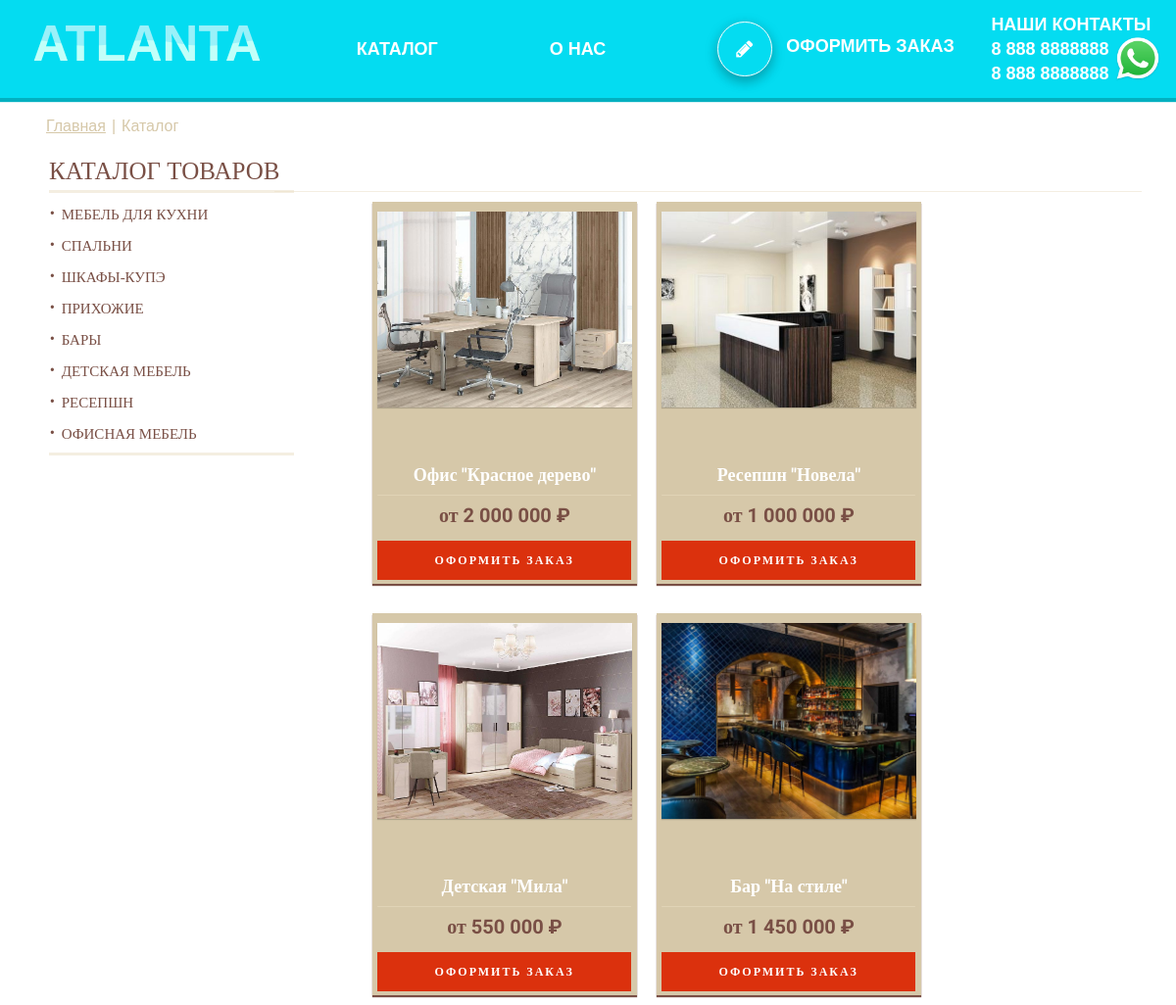
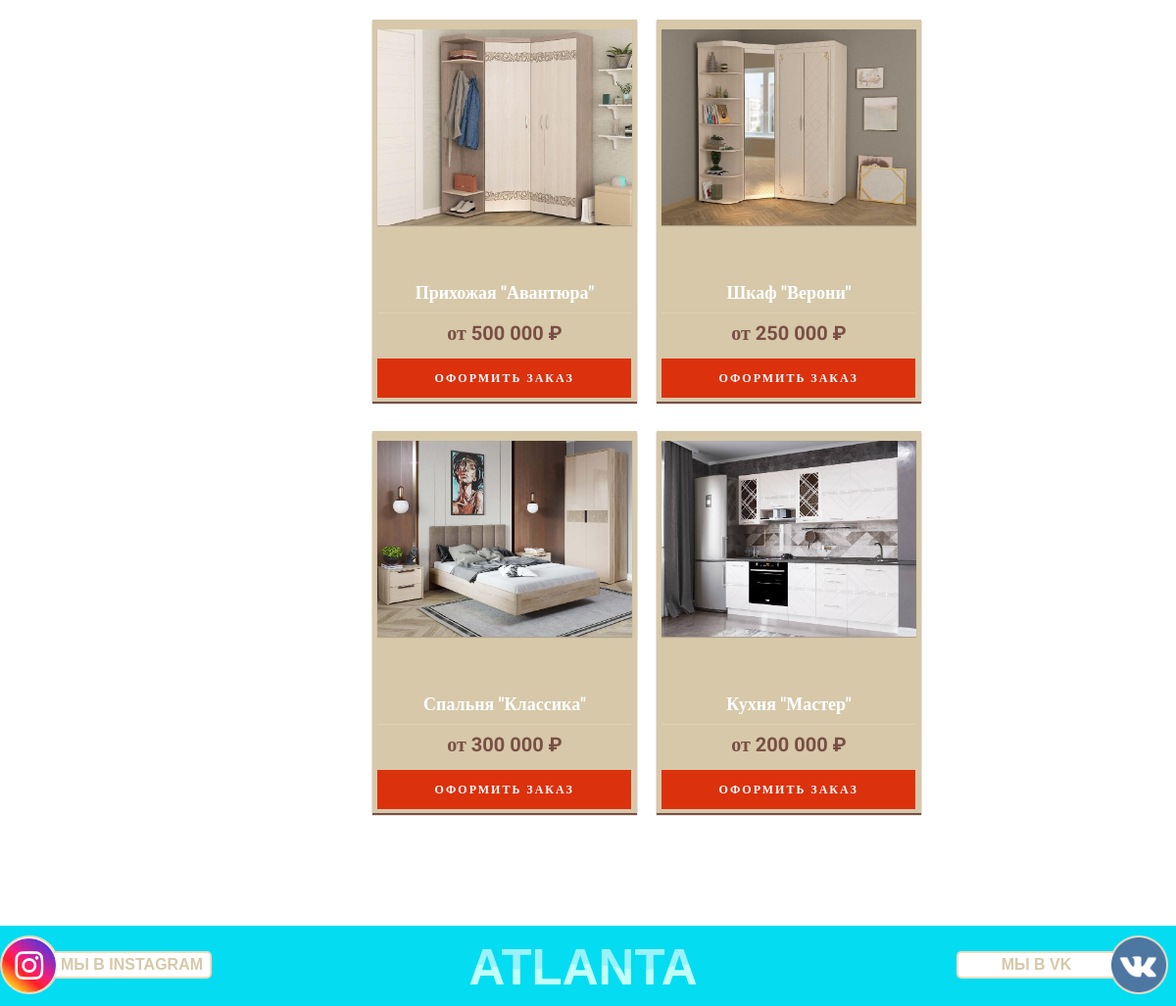
The app's page /catalog/, older data (2 pictures, top to bottom).
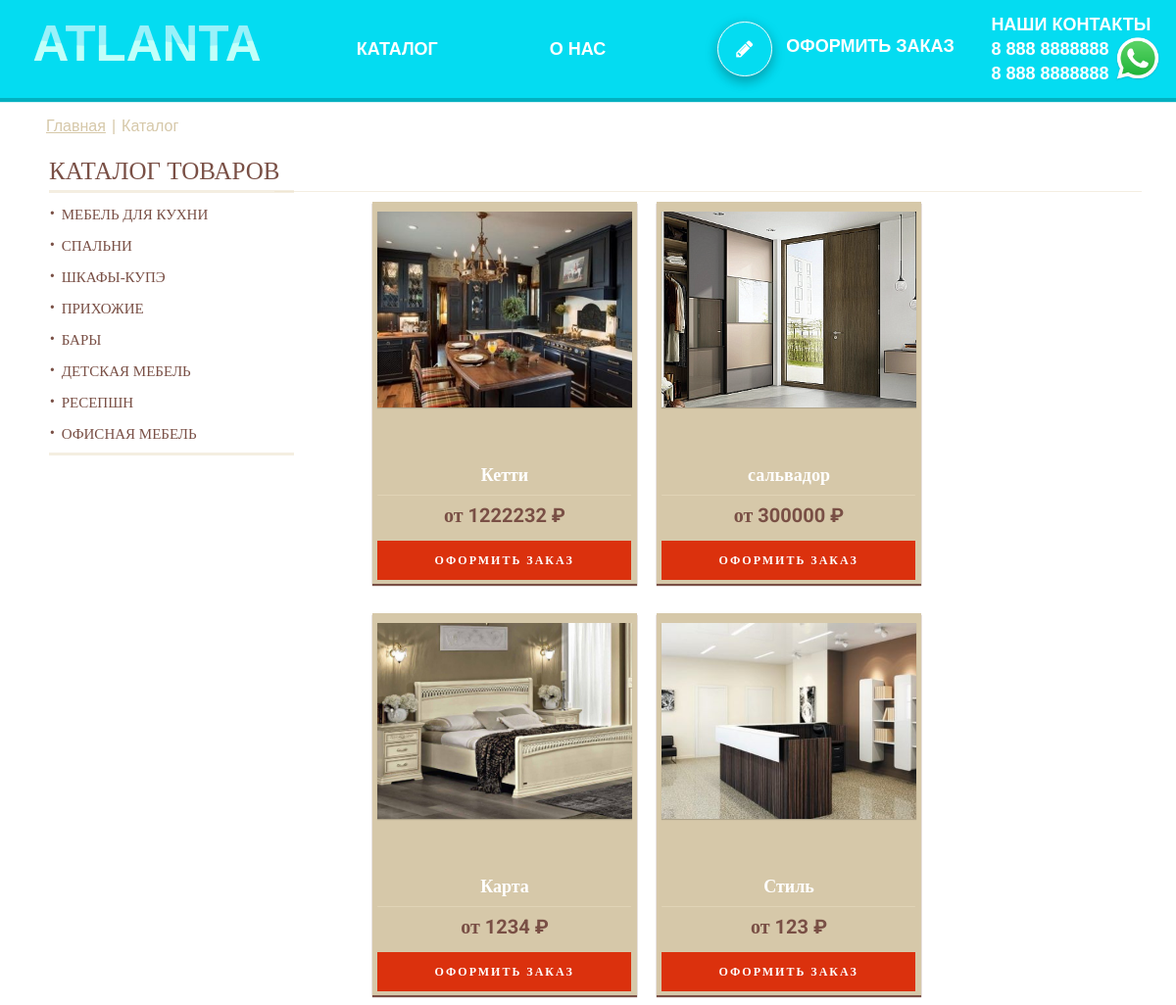
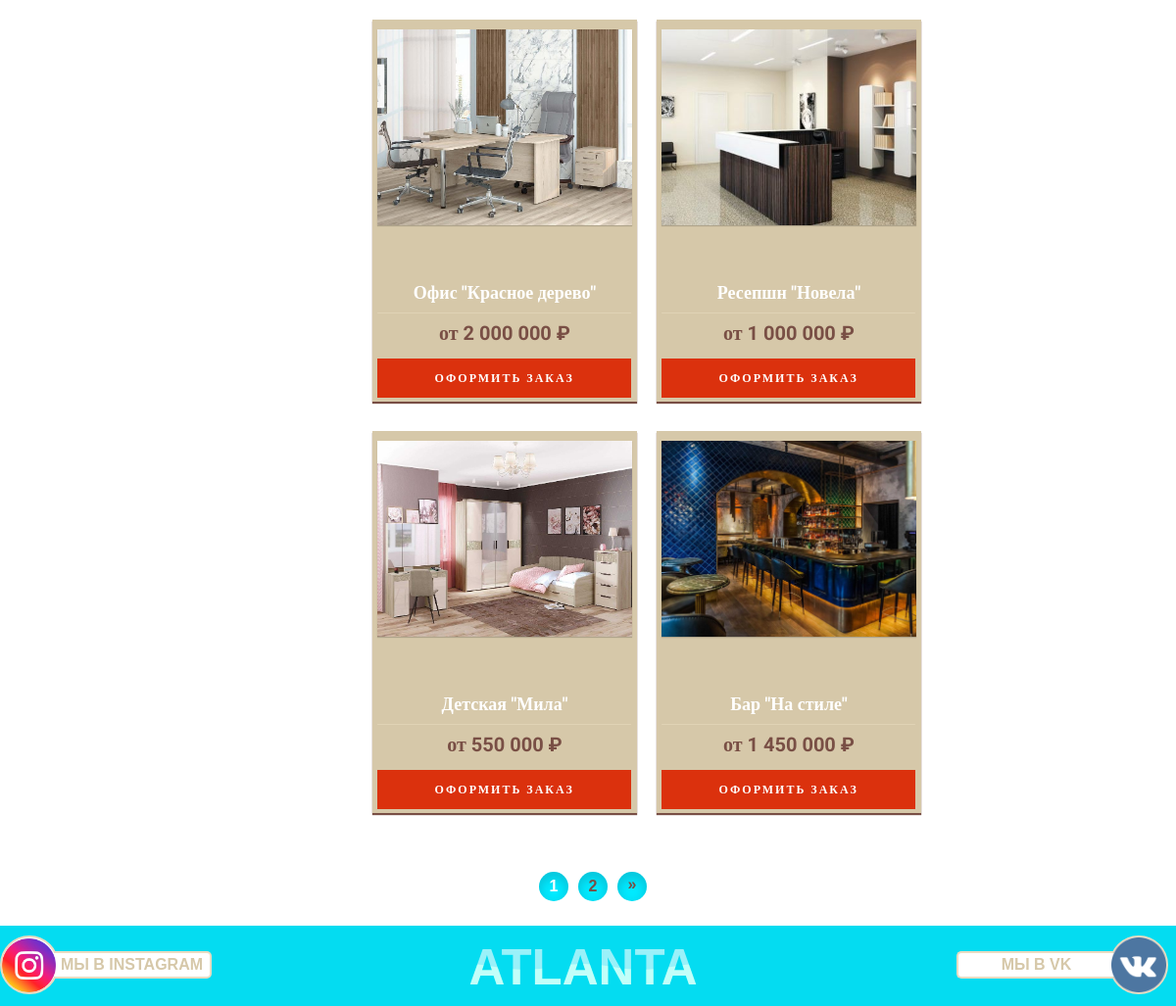
The same page, newer data (2 pictures, top to bottom).
### order/models.py (models this page shows, shortened)
class NewCategoryOrder(models.Model):
    cat_order_title = models.CharField(max_length=200, verbose_name='Название категории')
    cat_order_fk = models.ForeignKey('NewCategory', on_delete=models.PROTECT)
    slug = models.SlugField(max_length=200, unique=True, db_index=True, verbose_name='URL')
    def __str__(self):
        return self.cat_order_title
    def get_absolute_url(self):
        return reverse('category', kwargs={'cat_slug': self.slug})
    class Meta:
        verbose_name = "подкатегорию"
        verbose_name_plural = "подкатегории"

class OrderNew(models.Model):
    order_main_img = models.ImageField(upload_to='car_img_order/%Y/%m/%d/', verbose_name='Главная картинка')
    order_main_img_mini = models.ImageField(upload_to='car_img_order/%Y/%m/%d/', verbose_name='Картинка брэнда',
                                            null=True, blank=True)
    slug = models.SlugField(max_length=200, unique=True, db_index=True, verbose_name='URL')
    order_main_title = models.CharField(max_length=250, verbose_name='Название товара')
    order_dop_title1 = models.CharField(max_length=400, verbose_name='Доп-характеристика№1', blank=True)
    order_dop_title2 = models.CharField(max_length=400, verbose_name='Значение доп-характеристики№1', blank=True)
    order_dop_title3 = models.CharField(max_length=400, verbose_name='Доп-характеристика2', blank=True)
    order_dop_title4 = models.CharField(max_length=400, verbose_name='Значение доп-характеристики№2', blank=True)
    order_dop_title5 = models.CharField(max_length=400, verbose_name='Доп-характеристика3', blank=True)
    order_dop_title6 = models.CharField(max_length=400, verbose_name='Значение доп-характеристики№3', blank=True)
    order_img_2 = models.ImageField(upload_to='car_img_order/%Y/%m/%d/', verbose_name='Вторая картинка',
                                    null=True, blank=True)
    order_img_3 = models.ImageField(upload_to='car_img_order/%Y/%m/%d/', verbose_name='Третья картинка',
                                    null=True, blank=True)
    order_img_4 = models.ImageField(upload_to='car_img_order/%Y/%m/%d/', verbose_name='Четвёртая картинка',
                                    null=True, blank=True)
    order_img_5 = models.ImageField(upload_to='car_img_order/%Y/%m/%d/', verbose_name='Пятая картинка',
                                    null=True, blank=True)
    order_img_6 = models.ImageField(upload_to='car_img_order/%Y/%m/%d/', verbose_name='Шестая картинка',
                                    null=True, blank=True
                                    )
    cat = models.ForeignKey('NewCategoryOrder', on_delete=models.PROTECT, verbose_name='Категория')
    order_price = models.CharField(max_length=50, verbose_name='Цена товара')
    order_text = models.TextField(verbose_name='Описание')
    order_maim_date_add = models.DateTimeField(auto_now_add=True, verbose_name='Время создания')
    order_maim_date = models.DateTimeField(auto_now=True, verbose_name='Время изменения')
    order_is_published = models.BooleanField(default=True, verbose_name='Статус Опубликован/Не опубликован')
    def get_absolute_url(self):
        return reverse('category', kwargs={'post_slug': self.slug, 'cat_slug': self.cat.slug})
    class Meta:
        verbose_name = "карточку товара"
        verbose_name_plural = "карточки товара"
        ordering = ['-order_maim_date_add']

### WWT/views.py (the view)
# urls.py: path('catalog/', Catalog.as_view(), name='catalog'),
class Catalog(ListView):
    paginate_by = 8
    model = OrderNew
    template_name = 'WWT/catalog.html'
    context_object_name = 'ord_new'
    def get_context_data(self, *, object_list=None, **kwargs):
        context = super().get_context_data(**kwargs)
        context['title'] = 'Каталог'
        context['cat_selected'] = 0
        context['menu'] = menu
        context['form_product'] = form_product
        return context
    def get_queryset(self):
        return OrderNew.objects.filter(order_is_published=True).select_related('cat')

### WWT/templatetags/blog_tags.py (called while the page is built)
@register.inclusion_tag('WWT/list_category.html')
def ShowCategory(sort=None, cat_selected=0):
    if not sort:
        cats = NewCategoryOrder.objects.all()
    else:
        cats = NewCategoryOrder.objects.order_by(sort)
    print(cats)
    return {'cats': cats, 'cat_selected': cat_selected}

### templates/WWT/catalog.html (shortened to what the changed rows need)
<!DOCTYPE html>
{% load static %}
{% load blog_tags %}
<html lang="ru">
<head>
    <link rel="stylesheet" href="{% static 'css/style_catalog.css' %}">
</head>
<body>
<div class="wrapper">
                <li class="header__link3">{% include 'WWT/form3.html' %}</li>
    <main class="main">
        <aside class="sidebar">
            <ul>
                {% ShowCategory cat_selected=cat_selected %}
            </ul>
        </aside>
        <section class="content">
            <div class="products__items">
                {% for product in ord_new %}
                <div class="products__item">
                    <a href="{{ product.get_absolute_url }}" class="product_item_a">
                        <div class="products__image">
                            <img src="{{ product.order_main_img.url }}" alt="">
                        </div>
                        <div class="products__name">{{ product.order_main_title }}</div>
                        <hr class="hr_price">
                        <div class="price_order">от {{ product.order_price }} ₽</div>
                        <div class="products__button">ОФОРМИТЬ ЗАКАЗ</div>
                    </a>
                </div>
                {% endfor %}
            </div>
        </section>
    </main>
    <footer class="footer">
        <div class="container">
            <div class="logo_footer">
                {% if page_obj.has_other_pages %}
                <div class="position_page_bar">
                    <ul class="ul_page">
                        {% if page_obj.has_previous %}
                        <a class="page_num_1" href="?page={{ page_obj.previous_page_number }}">
                            <li class="page_num">
                                &laquo;
                            </li>
                        </a>
                        {% else %}
                        <li class="page_num_hidden">
                        </li>
                        {% endif %}
                        {% for page in paginator.page_range %}
                        {% if page_obj.number == page %}
                        <li class="page_num_selected">{{ page }}</li>
                        {% elif page >= page_obj.number|add:-2 and page <= page_obj.number|add:2 %}
                        <a class="page_num_a" href="?page={{ page }}">
                            <li class="page_num">
                                {{ page }}
                            </li>
                        </a>
                        {% endif %}
                        {% endfor %}
                        {% if page_obj.has_next %}
                        <a class="page_num_3" href="?page={{ page_obj.next_page_number }}">
                            <li class="page_num">
                                &raquo;
                            </li>
                        </a>
                        {% else %}
                        <li class="page_num_hidden2">
                            &laquo;
                        </li>
                        {% endif %}
                    </ul>
                </div>
                {% endif %}
            </div>
        </div>
    </footer>
</div>
</body>
</html>

### templates/WWT/list_category.html (shortened to what this page needs)
{% if cat_selected == 0 %}
<div class="vertmenu">
    {% else %}
    <div class="vertmenu2">
        {% endif %}
        <ul>
            {% if cat_selected == 0 %}
            <li class="li_title">КАТАЛОГ ТОВАРОВ
                <hr class="hr_side">
                {% else %}
            <li class="li_title2"><a class="li_title_a" href="{% url 'catalog' %}">КАТАЛОГ ТОВАРОВ</a>
                <hr class="hr_side_4">
                <input type="checkbox" class="subCat" checked="checked"/>
                {% endif %}
                <ul style="display:none">
                    {% for cat in cats %}
                    {% if cat.pk == cat_selected %}
                    <li class="li_li_2">
                        &nbsp&nbsp&nbsp{{ cat.cat_order_title }}
                    </li>
                    {% else %}
                    <li class="li_li">
                        <a href="{{ cat.get_absolute_url }}">{{ cat.cat_order_title }} </a>
                    </li>
                    {% endif %}
                    {% endfor %}
                </ul>
                <hr class="hr_side3">
            </li>
        </ul>
    </div>

Row changes from the older to the newer data that the page shows:
no longer on this page (row unchanged): OrderNew: order_main_img (picture), order_main_title "Прихожая \"Авантюра\"", order_price "500 000"
no longer on this page (row unchanged): OrderNew: order_main_img (picture), order_main_title "Шкаф \"Верони\"", order_price "250 000"
no longer on this page (row unchanged): OrderNew: order_main_img (picture), order_main_title "Спальня \"Классика\"", order_price "300 000"
no longer on this page (row unchanged): OrderNew: order_main_img (picture), order_main_title "Кухня \"Мастер\"", order_price "200 000"
added OrderNew: order_main_img (picture), order_main_title "Кетти", order_price "1222232"
added OrderNew: order_main_img (picture), order_main_title "сальвадор", order_price "300000"
added OrderNew: order_main_img (picture), order_main_title "Карта", order_price "1234"
added OrderNew: order_main_img (picture), order_main_title "Стиль", order_price "123"
Text that changed along with them:
new list line: "1"
new list line: "2"
